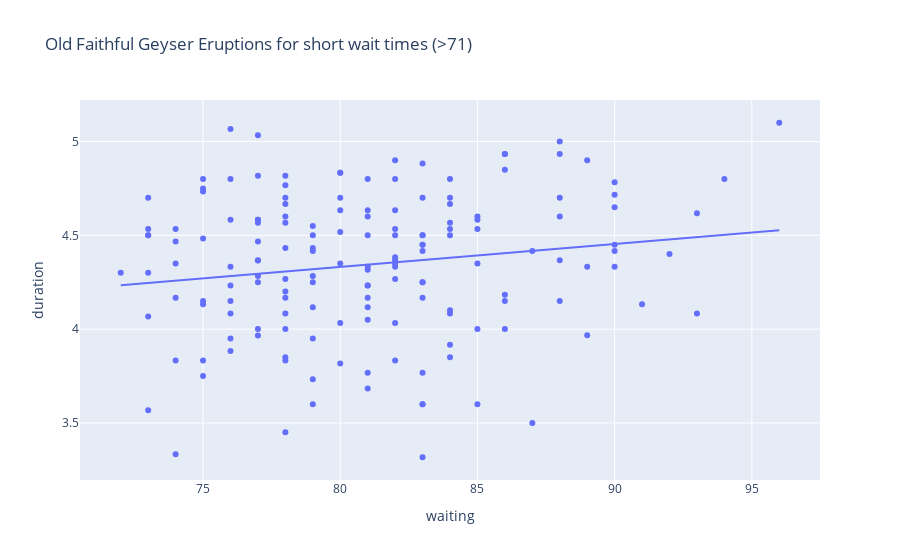

Source (notebook cell):
### Markdown cell above
### 10. Let's now consider just the (*n=160*) long wait times (as specified in the code below), and write code to do the following:

1. create fitted **Simple Linear Regression** models for **boostrap samples** and collect and visualize the **bootstrapped sampling distribution** of the **fitted slope coefficients** of the fitted models;  


2. **simulate** samples (of size `n=160`) from a **Simple Linear Regression** model that uses $\beta_0 = 1.65$, $\beta_1 = 0$, $\sigma = 0.37$ along with the values of `waiting` for $x$ to create **simuations** of $Y$ and use these collect and visualize the **sampling distribution** of the **fitted slope coefficient** under a **null hypothesis** assumption of "no linear association (on average)"; then,  


3. report if $0$ is contained within a 95\% **bootstrapped confidence interval**; and if the **simulated p-value** matches `smf.ols('duration ~ waiting', data=old_faithful[long_wait]).fit().summary().tables[1]`?<br><br>

<details class="details-example"><summary style="color:blue"><u>Further Guidance</u></summary>

> _You'll need to create `for` loops to repeatedly create fitted **Simple Linear Regression** models using different samples, collecting the **fitted slope coeffient** created in each `for` loop "step" in order to visualize the **simulated sampling distributions**_
> 
> - _A **bootstrapped sample** of the "long wait times" dataset can be created with `old_faithful[long_wait].sample(n=long_wait.sum(), replace=True)`_
>
>
> - _A **simulated** version of the "long wait times under a null hypothesis assumption of **no linear association (on average)**" dataset can be created by first creating `old_faithful_simulation = old_faithful[long_wait].copy()` and then assigning the **simulated** it values with `old_faithful_simulation['duration'] = 1.65 + 0*old_faithful_simulation.waiting + stats.norm(loc=0, scale=0.37).rvs(size=long_wait.sum())`_ 
>
>  _The values $\beta_0 = 1.65$ and $\sigma = 0.37$ are chosen to match what is actually observed in the data, while $\beta_1 = 0$ is chosen to reflect a **null hypothesis** assumption of "no linear assocaition (on average)"; and, make sure that you understand why it is that_
>
>
> - _if `bootstrapped_slope_coefficients` is the `np.array` of your **bootstrapped slope coefficients** then `np.quantile(bootstrapped_slope_coefficients, [0.025, 0.975])` is a 95\% **bootstrapped confidence interval**_
> 
>
> - _if `simulated_slope_coefficients` is the `np.array` of your **fitted slope coefficients** **simulated** under a **null hypothesis** "no linear association (on average)" then `(np.abs(simulated_slope_coefficients) >= smf.ols('duration ~ waiting', data=old_faithful[long_wait]).fit().params[1]).mean()` is the **p-value** for the **simulated** **simulated sampling distribution of the slope coeficients** under a **null hypothesis** "no linear association (on average)"_

</details>
<br>

### Code cell
import plotly.express as px

long_wait_limit = 71
long_wait = old_faithful.waiting > long_wait_limit

print(smf.ols('duration ~ waiting', data=old_faithful[long_wait]).fit().summary().tables[1])

# Create a scatter plot with a linear regression trendline
fig = px.scatter(old_faithful[long_wait], x='waiting', y='duration', 
                 title="Old Faithful Geyser Eruptions for short wait times (>"+str(long_wait_limit)+")", 
                 trendline='ols')
fig.show() # USE `fig.show(renderer="png")` FOR ALL GitHub and MarkUs SUBMISSIONS

### Figure 1 — Plotly figure (JSON) as saved in the notebook; plotly's stock layout.template omitted (floating-point values rounded to 4 significant figures; data arrays with more than 128 entries replaced by an {"elided": "..."} marker saying what was removed)
{"data": [{"hovertemplate": "waiting=%{x}<br>duration=%{y}<extra></extra>", "legendgroup": "", "marker": {"color": "#636efa", "symbol": "circle"}, "mode": "markers", "name": "", "orientation": "v", "showlegend": false, "type": "scatter", "x": {"elided": "160 int values"}, "xaxis": "x", "y": {"elided": "160 float values"}, "yaxis": "y"}, {"hovertemplate": "<b>OLS trendline</b><br>duration = 0.012244 * waiting + 3.35195<br>R<sup>2</sup>=0.026925<br><br>waiting=%{x}<br>duration=%{y} <b>(trend)</b><extra></extra>", "legendgroup": "", "marker": {"color": "#636efa", "symbol": "circle"}, "mode": "lines", "name": "", "showlegend": false, "type": "scatter", "x": {"elided": "160 int values"}, "xaxis": "x", "y": {"elided": "160 float values"}, "yaxis": "y"}], "layout": {"legend": {"tracegroupgap": 0}, "title": {"text": "Old Faithful Geyser Eruptions for short wait times (>71)"}, "xaxis": {"anchor": "y", "domain": [0, 1], "title": {"text": "waiting"}}, "yaxis": {"anchor": "x", "domain": [0, 1], "title": {"text": "duration"}}}}
